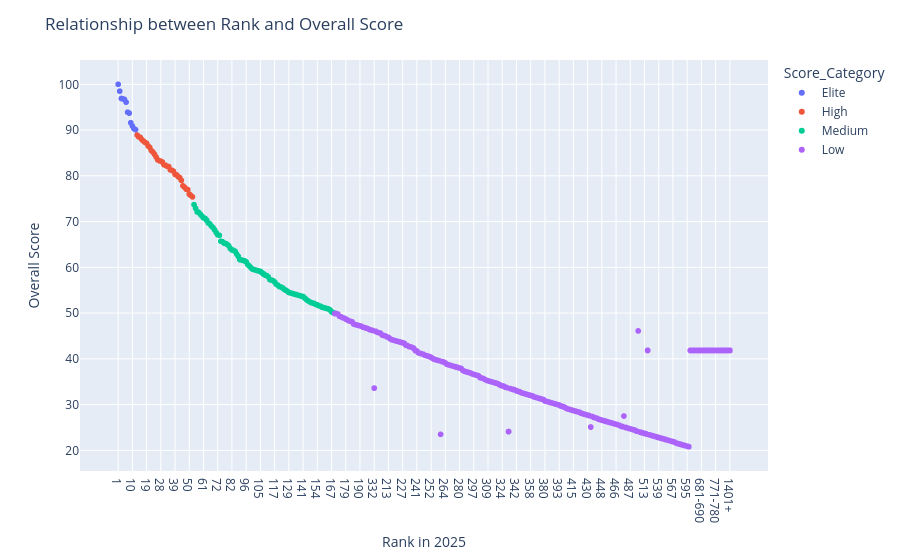

Notebook code for this chart:
### Markdown cell above
Q9. Rank vs Score Relationship

### Code cell
import plotly.express as px
fig = px.scatter(df, x="RANK_2025", y="Overall_Score", color="Score_Category", hover_data=["Institution_Name"])
fig.update_layout(title="Relationship between Rank and Overall Score", xaxis_title="Rank in 2025", yaxis_title="Overall Score")
fig.show()

### Figure 1 — Plotly figure (JSON) as saved in the notebook; plotly's stock layout.template omitted (floating-point values rounded to 4 significant figures; data arrays with more than 128 entries replaced by an {"elided": "..."} marker saying what was removed)
{"data": [{"customdata": [["Massachusetts Institute of Technology (MIT) "], ["Imperial College London"], ["University of Oxford"], ["Harvard University"], ["University of Cambridge"], ["Stanford University"], ["ETH Zurich - Swiss Federal Institute of Technology"], ["National University of Singapore (NUS)"], ["UCL"], ["California Institute of Technology (Caltech)"], ["University of Pennsylvania"], ["University of California, Berkeley (UCB)"]], "hovertemplate": "Score_Category=Elite<br>RANK_2025=%{x}<br>Overall_Score=%{y}<br>Institution_Name=%{customdata[0]}<extra></extra>", "legendgroup": "Elite", "marker": {"color": "#636efa", "symbol": "circle"}, "mode": "markers", "name": "Elite", "showlegend": true, "type": "scattergl", "x": ["1", "2", "3", "4", "5", "6", "7", "8", "9", "10", "11", "12"], "xaxis": "x", "y": [100.0, 98.5, 96.9, 96.8, 96.7, 96.1, 93.9, 93.7, 91.6, 90.9, 90.3, 90.1], "yaxis": "y"}, {"customdata": [["The University of Melbourne"], ["Peking University"], ["Nanyang Technological University, Singapore (NTU)"], ["Cornell University"], ["The University of Hong Kong"], ["The University of Sydney"], ["The University of New South Wales (UNSW Sydney)"], ["Tsinghua University"], ["University of Chicago"], ["Princeton University"], ["Yale University"], ["Université PSL"], ["University of Toronto"], ["EPFL"], ["The University of Edinburgh"], ["Technical University of Munich"], ["McGill University"], ["The Australian National University"], ["Seoul National University"], ["Johns Hopkins University"], ["The University of Tokyo"], ["Columbia University"], ["The University of Manchester"], ["The Chinese University of Hong Kong (CUHK)"], ["Monash University"], ["University of British Columbia"], ["Fudan University"], ["King's College London"], ["The University of Queensland"], ["University of California, Los Angeles (UCLA)"], ["New York University (NYU)"], ["University of Michigan-Ann Arbor"], ["Shanghai Jiao Tong University"], ["Institut Polytechnique de Paris"], ["The Hong Kong University of Science and Technology"], ["Zhejiang University"], ["Delft University of Technology"], ["Kyoto University"], ["Northwestern University"], ["The London School of Economics and Political Science (LSE)"], ["KAIST - Korea Advanced Institute of Science & Technology"], ["University of Bristol"]], "hovertemplate": "Score_Category=High<br>RANK_2025=%{x}<br>Overall_Score=%{y}<br>Institution_Name=%{customdata[0]}<extra></extra>", "legendgroup": "High", "marker": {"color": "#EF553B", "symbol": "circle"}, "mode": "markers", "name": "High", "showlegend": true, "type": "scattergl", "x": ["13", "14", "15", "16", "17", "18", "19", "20", "21", "22", "23", "24", "25", "26", "27", "28", "29", "30", "31", "32", "32", "34", "34", "36", "37", "38", "39", "40", "40", "42", "43", "44", "45", "46", "47", "47", "49", "50", "50", "50", "53", "54"], "xaxis": "x", "y": [88.9, 88.5, 88.4, 87.9, 87.6, 87.3, 87.1, 86.5, 86.2, 85.5, 85.2, 84.7, 84.1, 83.5, 83.3, 83.2, 83.0, 82.4, 82.3, 82.1, 82.1, 82.0, 82.0, 81.3, 81.2, 81.0, 80.3, 80.2, 80.2, 79.8, 79.6, 79.0, 77.8, 77.5, 77.1, 77.1, 77.0, 76.0, 76.0, 76.0, 75.7, 75.4], "yaxis": "y"}, {"customdata": [["University of Amsterdam"], ["Yonsei University"], ["The Hong Kong Polytechnic University"], ["Carnegie Mellon University"], ["Ludwig-Maximilians-Universität München"], ["Universiti Malaya (UM)"], ["Duke University"], ["City University of Hong Kong"], ["KU Leuven"], ["Sorbonne University"], ["The University of Auckland"], ["University of Texas at Austin"], ["Korea University"], ["National Taiwan University (NTU)"], ["The University of Warwick"], ["University of Illinois at Urbana-Champaign"], ["Universidad de Buenos Aires (UBA)"], ["University of California, San Diego (UCSD)"], ["Université Paris-Saclay"], ["KTH Royal Institute of Technology "], ["Lund University"], ["University of Washington"], ["The University of Western Australia"], ["University of Glasgow"], ["Brown University"], ["University of Birmingham"], ["University of Southampton"], ["The University of Adelaide"], ["University of Leeds"], ["Ruprecht-Karls-Universität Heidelberg"], ["Tokyo Institute of Technology (Tokyo Tech)"], ["Osaka University"], ["Trinity College Dublin, The University of Dublin"], ["University of Technology Sydney"], ["Durham University"], ["Pennsylvania State University"], ["Purdue University"], ["Universidade de São Paulo"], ["Pontificia Universidad Católica de Chile (UC)"], ["Lomonosov Moscow State University"], ["Universidad Nacional Autónoma de México (UNAM)"], ["University of Alberta"], ["Freie Universitaet Berlin"], ["Pohang University of Science And Technology (POSTECH)"], ["RWTH Aachen University"], ["University of Copenhagen"], ["King Fahd University of Petroleum & Minerals"], ["KIT, Karlsruhe Institute of Technology"], ["Uppsala University"], ["University of St Andrews"], ["The University of Sheffield"], ["Utrecht University"], ["Tohoku University"], ["University of Nottingham"], ["Technical University of Denmark"], ["University of Zurich"], ["Politecnico di Milano"], ["Boston University"], ["Aalto University"], ["Georgia Institute of Technology"], ["University of Waterloo"], ["University of Wisconsin-Madison"], ["University of Helsinki"], ["Indian Institute of Technology Bombay (IITB)"], ["University of Oslo"], ["Queen Mary University of London"], ["Western University"], ["Qatar University"], ["RMIT University"], ["Sungkyunkwan University(SKKU)"], ["University of Southern California"], ["Humboldt-Universität zu Berlin"], ["University College Dublin"], ["Stockholm University"], ["Newcastle University"], ["University of California, Davis"], ["University of Basel"], ["Sapienza University of Rome"], ["Alma Mater Studiorum - University of Bologna"], ["Macquarie University"], ["University of Science and Technology of China"], ["Eindhoven University of Technology"], ["University of Vienna"], ["Universiti Kebangsaan Malaysia (UKM)"], ["Chalmers University of Technology"], ["Universidad de Chile"], ["Lancaster University"], ["Leiden University"], ["Rice University"], ["Aarhus University"], ["Nanjing University"], ["Universiti Sains Malaysia (USM)"], ["Technische Universität Berlin (TU Berlin)"], ["Universiti Putra Malaysia (UPM)"], ["King Abdulaziz University (KAU)"], ["Indian Institute of Technology Delhi (IITD)"], ["University of Bath"], ["Michigan State University"], ["Nagoya University"], ["Texas A&M University"], ["University of Geneva"], ["University of North Carolina, Chapel Hill"], ["Wageningen University & Research"], ["Erasmus University Rotterdam "], ["Université de Montréal "], ["University of Groningen"], ["University of Bern"], ["Hanyang University"], ["Al-Farabi Kazakh National University"], ["Complutense University of Madrid"], ["Universitat de Barcelona"], ["University of Liverpool"], ["Kyushu University"], ["University of Wollongong"], ["Ghent University"], ["The University of Exeter"], ["University of Cape Town"]], "hovertemplate": "Score_Category=Medium<br>RANK_2025=%{x}<br>Overall_Score=%{y}<br>Institution_Name=%{customdata[0]}<extra></extra>", "legendgroup": "Medium", "marker": {"color": "#00cc96", "symbol": "circle"}, "mode": "markers", "name": "Medium", "showlegend": true, "type": "scattergl", "x": ["55", "56", "57", "58", "59", "60", "61", "62", "63", "63", "65", "66", "67", "68", "69", "69", "71", "72", "73", "74", "75", "76", "77", "78", "79", "80", "80", "82", "82", "84", "84", "86", "87", "88", "89", "89", "89", "92", "93", "94", "94", "96", "97", "98", "99", "100", "101", "102", "103", "104", "105", "105", "107", "108", "109", "109", "111", "108", "113", "114", "115", "116", "117", "118", "119", "120", "120", "122", "123", "123", "125", "126", "126", "128", "129", "130", "131", "132", "133", "133", "133", "136", "137", "138", "139", "139", "141", "141", "141", "144", "145", "146", "147", "148", "149", "150", "150", "152", "152", "154", "155", "155", "155", "158", "159", "159", "161", "162", "163", "164", "165", "165", "167", "167", "169", "169", "171"], "xaxis": "x", "y": [73.7, 72.9, 72.1, 72.0, 71.6, 71.2, 70.8, 70.7, 70.3, 70.3, 69.7, 69.5, 69.0, 68.7, 68.2, 68.2, 67.6, 67.1, 67.0, 65.7, 65.6, 65.3, 65.2, 65.0, 64.7, 64.1, 64.1, 63.8, 63.8, 63.7, 63.7, 63.5, 62.9, 62.4, 61.7, 61.7, 61.7, 61.6, 61.5, 61.4, 61.4, 61.2, 60.6, 60.3, 59.9, 59.6, 59.5, 59.4, 59.3, 59.2, 59.1, 59.1, 58.8, 58.5, 58.3, 58.3, 58.2, 58.6, 57.9, 57.3, 57.2, 57.1, 56.8, 56.3, 56.1, 55.8, 55.8, 55.7, 55.5, 55.5, 55.2, 55.0, 55.0, 54.8, 54.5, 54.4, 54.3, 54.2, 54.1, 54.1, 54.1, 54.0, 53.9, 53.8, 53.7, 53.7, 53.6, 53.6, 53.6, 53.3, 53.0, 52.7, 52.5, 52.3, 52.2, 52.1, 52.1, 51.9, 51.9, 51.8, 51.6, 51.6, 51.6, 51.5, 51.3, 51.3, 51.2, 51.1, 51.0, 50.9, 50.7, 50.7, 50.3, 50.3, 50.1, 50.1, 50.0], "yaxis": "y"}, {"customdata": {"elided": "1332x1 str values"}, "hovertemplate": "Score_Category=Low<br>RANK_2025=%{x}<br>Overall_Score=%{y}<br>Institution_Name=%{customdata[0]}<extra></extra>", "legendgroup": "Low", "marker": {"color": "#ab63fa", "symbol": "circle"}, "mode": "markers", "name": "Low", "showlegend": true, "type": "scattergl", "x": {"elided": "1332 str values"}, "xaxis": "x", "y": {"elided": "1332 float values"}, "yaxis": "y"}], "layout": {"legend": {"title": {"text": "Score_Category"}, "tracegroupgap": 0}, "margin": {"t": 60}, "title": {"text": "Relationship between Rank and Overall Score"}, "xaxis": {"anchor": "y", "domain": [0, 1], "title": {"text": "Rank in 2025"}}, "yaxis": {"anchor": "x", "domain": [0, 1], "title": {"text": "Overall Score"}}}}
